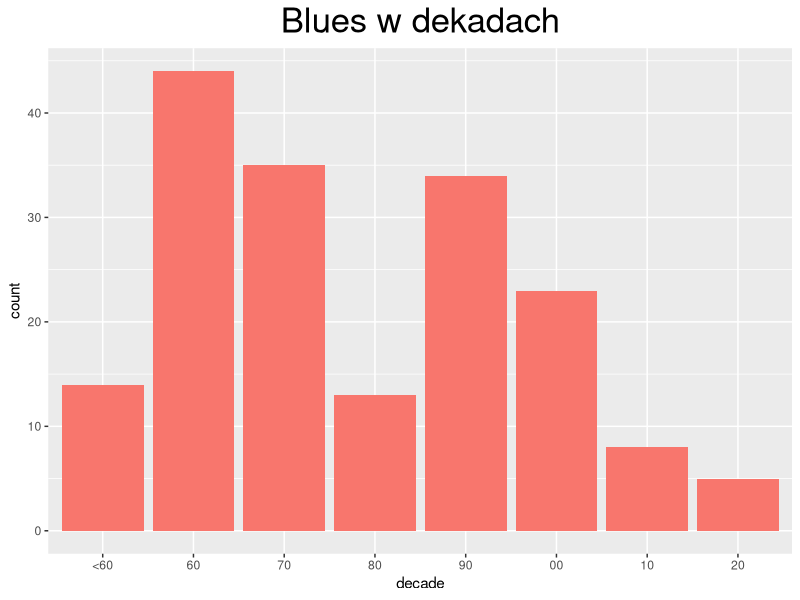
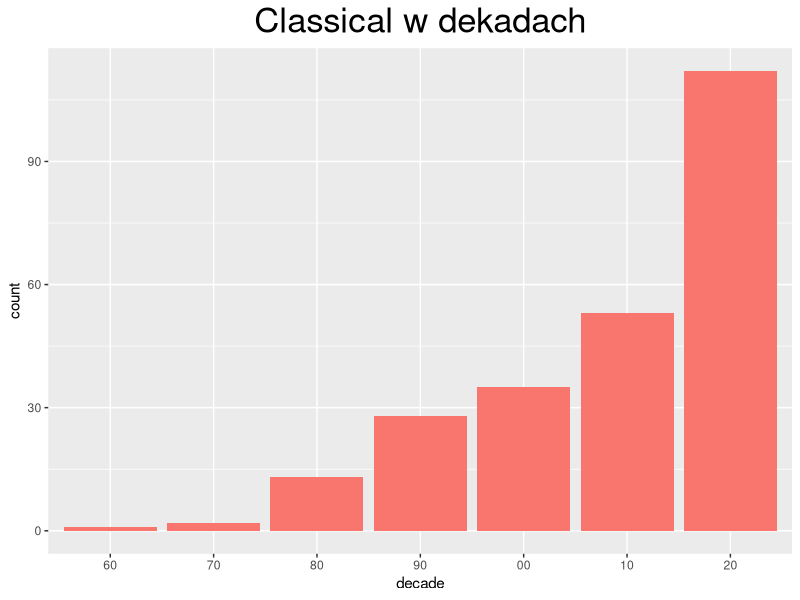
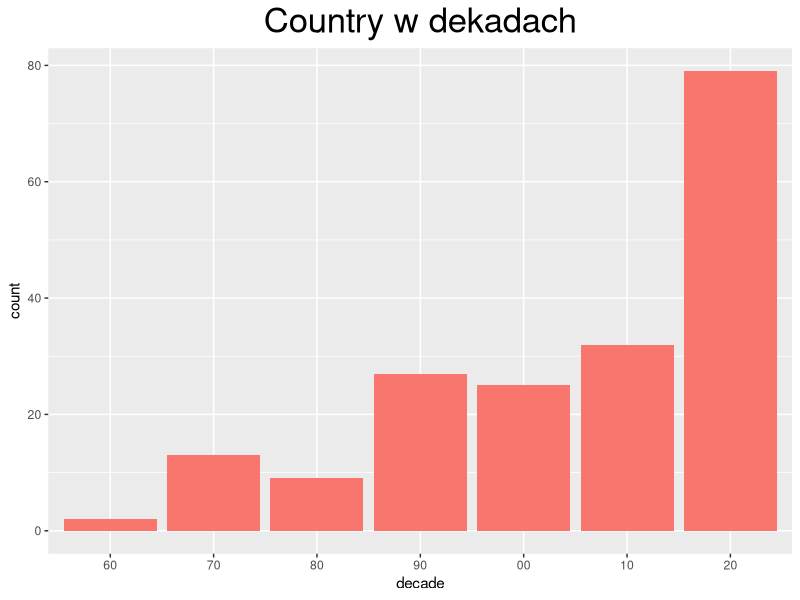
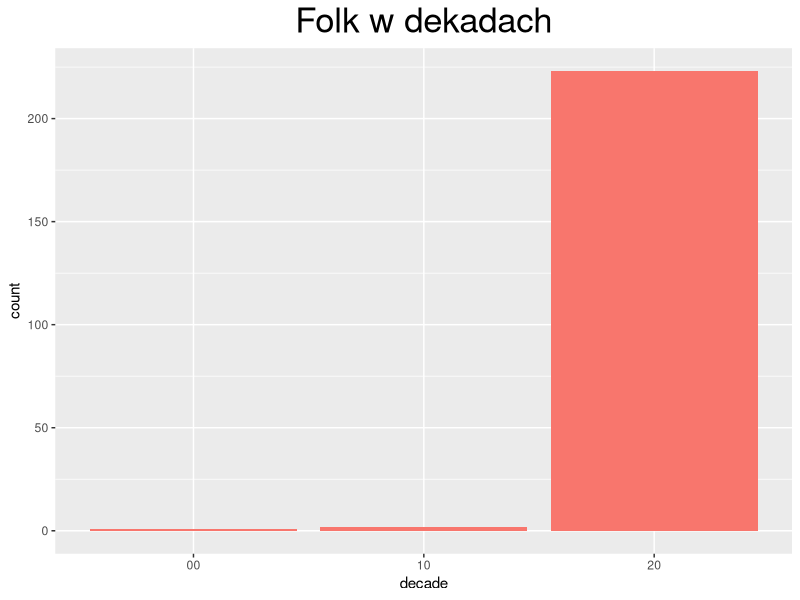
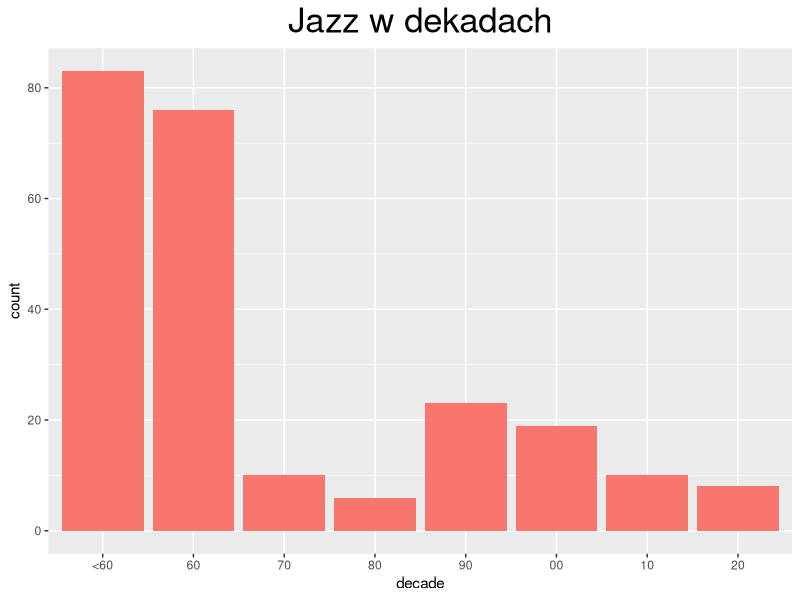
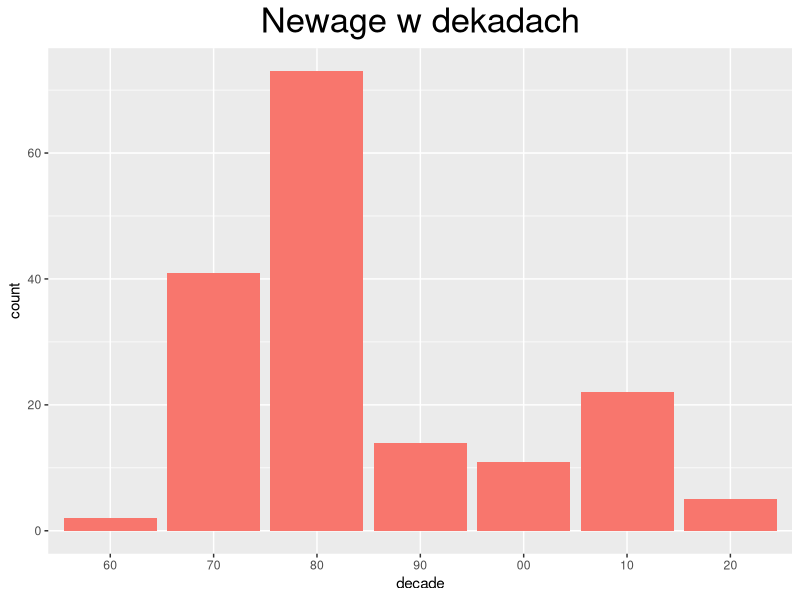
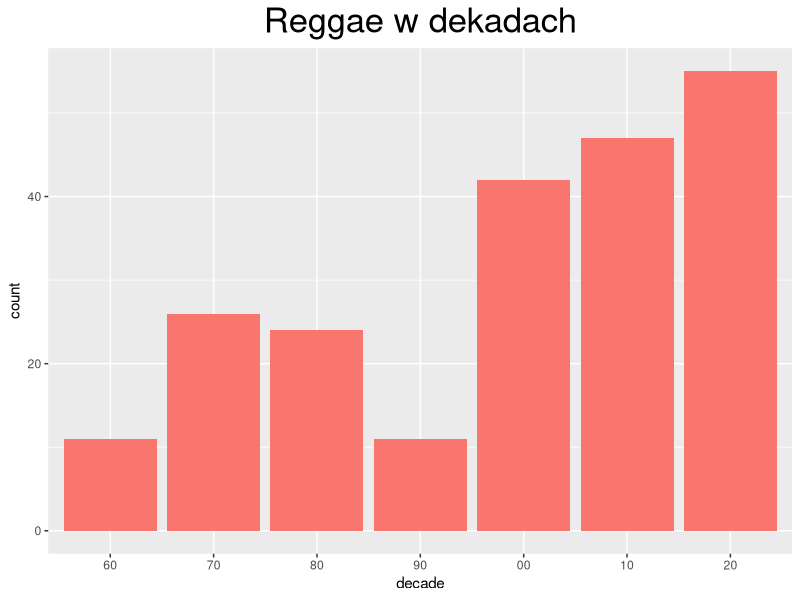
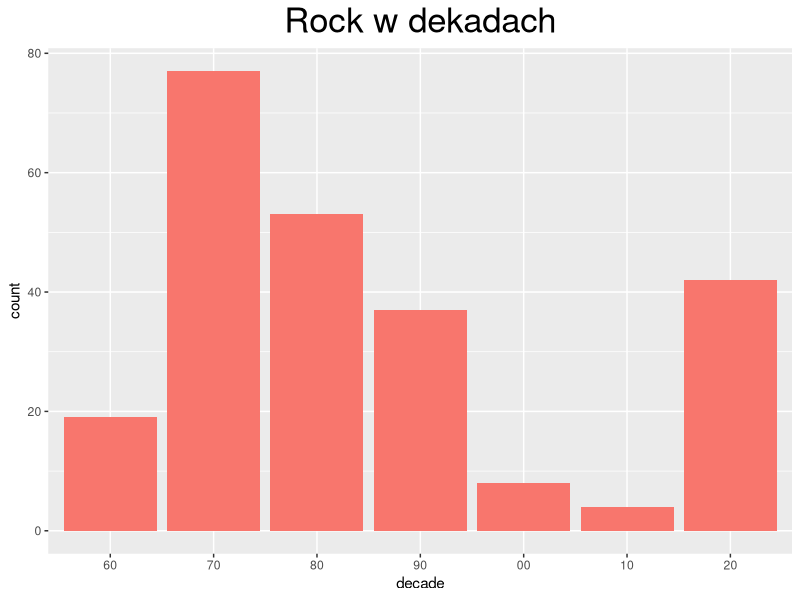

Source code (R) for these figures, in order:
## ---- chunk 1
library(tidyverse)
library(ggplot2)
## ---- chunk 2
file <- read.csv(file = "spotify-genres-classification.csv")
head(file)
## ---- chunk 3
df <- file %>% 
  select(-c("X", "playlist_id", "playlist_img", "playlist_owner_name", "playlist_owner_id", "track.id", "analysis_url", "added_at", "is_local", "primary_color", "added_by.href", "added_by.id", "added_by.type", "added_by.uri", "added_by.external_urls.spotify", "track.disc_number", "track.episode", "track.href", "track.is_local", "track.preview_url", "track.track", "track.track_number", "track.type", "track.uri", "track.album.album_type", "track.album.href", "track.album.id", "track.album.name", "track.album.total_tracks", "track.album.type", "track.album.uri", "track.album.external_urls.spotify", "track.external_ids.isrc", "track.external_urls.spotify", "video_thumbnail.url", "track.album.release_date_precision"))

colnames(df)
## ---- chunk 4
table(df$playlist_name)
## ---- chunk 5
df$genre <- "NA"

metal_playlists <- c("00s Metal Classics", "10s Metal Classics", "Metal Essentials")
newage_playlists <- c("1980s New Age Classics", "Early New Age", "New Age Classics")
rock_playlists <- c("All New Rock", "Rock Classics")
blues_playlists <- c("Blues Classics", "Blues Standards", "Classic Blues Guitar", "Electric Blues Classics")
classical_playlists <- c("Classical Essentials", "Classical New Releases")
country_playlists <- c("Country's Greatest Hits", "Country Top 50", "Hot Country")
folk_playlists <- c("Fresh Folk", "Roots Rising")
jazz_playlists <- c("Jazz Classics")
reggae_playlists <- c("One Love", "Reggae Classics", "Summer Sunshine Reggae")

df[df$playlist_name %in% metal_playlists,]$genre <- "metal" 
df[df$playlist_name %in% newage_playlists,]$genre <- "newage" 
df[df$playlist_name %in% rock_playlists,]$genre <- "rock" 
df[df$playlist_name %in% blues_playlists,]$genre <- "blues" 
df[df$playlist_name %in% classical_playlists,]$genre <- "classical" 
df[df$playlist_name %in% country_playlists,]$genre <- "country" 
df[df$playlist_name %in% folk_playlists,]$genre <- "folk" 
df[df$playlist_name %in% jazz_playlists,]$genre <- "jazz" 
df[df$playlist_name %in% reggae_playlists,]$genre <- "reggae" 

table(df$genre)
## ---- chunk 6
df <- df %>% 
  select(-playlist_name)
## ---- chunk 7
any(is.na(df))
## ---- chunk 8
str(df)
## ---- chunk 9
duplicated(df$track.name) %>% table()
df <- df %>% 
  distinct(track.name, .keep_all = TRUE)
duplicated(df$track.name) %>% table()
## ---- chunk 10
table(df$time_signature)
## ---- chunk 11
df[df$time_signature == 0,]$track.name
## ---- chunk 12
df[df$time_signature == 1, ]$track.name[33]
## ---- chunk 13
df$time_signature <- as.character(df$time_signature)
df$time_signature <- ifelse(df$time_signature %in% c("3", "4", "5"),
                            df$time_signature, 
                            "other")
table(df$time_signature)
## ---- chunk 14
df$track.album.release_date <- substr(df$track.album.release_date, 1, 4)
colnames(df)[17] <- "release_year"
df$release_year <- as.integer(df$release_year)
head(df$release_year)
table(df$release_year)
## ---- chunk 15
df$track.explicit <- ifelse(df$track.explicit == TRUE, 1, 0)
table(df$track.explicit)
## ---- chunk 16
table(df$key)
## ---- chunk 17
df$key <- factor(df$key, levels = 0:11, labels = 0:11)
df$mode <- factor(df$mode, levels = c(0, 1), labels = c(0, 1))
df$time_signature <- factor(df$time_signature, levels = c("3", "4", "5", "other"), labels = c("3/4", "4/4", "5/4", "other"))
df$track.explicit <- factor(df$track.explicit, levels = c(0, 1), labels = c(0, 1))
## ---- chunk 18
df <- df %>% 
  select(-key_mode)
## ---- chunk 19
df$key_name <- factor(df$key_name)
df$mode_name <- factor(df$mode_name)
df$genre <- factor(df$genre)
## ---- chunk 20
df$decade <- (df$release_year - df$release_year %% 10) %% 100
table(df$decade)
df[df$decade %in% c(30, 40, 50), ]$decade <- "<60"
df[df$decade == 0, ]$decade <- "00"
df$decade <- as.character(df$decade)
df$decade <- factor(df$decade, levels = c("<60", "60", "70", "80", "90", "00", "10", "20"))
str(df$decade)

df <- df %>% 
  select(-release_year)
## ---- chunk 21
df$track.duration_s <- df$track.duration_ms / 1000
df <- df %>% 
  select(-track.duration_ms)
## ---- chunk 22
genres <- as.character(unique(df$genre))
## ---- chunk 23
ggplot(df[df$genre == genres[1], ], aes(x = decade)) + geom_bar(fill = "#F8766D") + labs(title = str_to_sentence(paste0(genres[1], " w dekadach"))) + theme(plot.title = element_text(hjust = 0.5, size = 25))
## ---- chunk 24
ggplot(df[df$genre == genres[2], ], aes(x = decade)) + geom_bar(fill = "#F8766D") + labs(title = str_to_sentence(paste0(genres[2], " w dekadach"))) + theme(plot.title = element_text(hjust = 0.5, size = 25))
## ---- chunk 25
ggplot(df[df$genre == genres[3], ], aes(x = decade)) + geom_bar(fill = "#F8766D") + labs(title = str_to_sentence(paste0(genres[3], " w dekadach"))) + theme(plot.title = element_text(hjust = 0.5, size = 25))
## ---- chunk 26
ggplot(df[df$genre == genres[4], ], aes(x = decade)) + geom_bar(fill = "#F8766D") + labs(title = str_to_sentence(paste0(genres[4], " w dekadach"))) + theme(plot.title = element_text(hjust = 0.5, size = 25))
## ---- chunk 27
ggplot(df[df$genre == genres[5], ], aes(x = decade)) + geom_bar(fill = "#F8766D") + labs(title = str_to_sentence(paste0(genres[5], " w dekadach"))) + theme(plot.title = element_text(hjust = 0.5, size = 25))
## ---- chunk 28
ggplot(df[df$genre == genres[6], ], aes(x = decade)) + geom_bar(fill = "#F8766D") + labs(title = str_to_sentence(paste0(genres[6], " w dekadach"))) + theme(plot.title = element_text(hjust = 0.5, size = 25))
## ---- chunk 29
ggplot(df[df$genre == genres[7], ], aes(x = decade)) + geom_bar(fill = "#F8766D") + labs(title = str_to_sentence(paste0(genres[7], " w dekadach"))) + theme(plot.title = element_text(hjust = 0.5, size = 25))
## ---- chunk 30
ggplot(df[df$genre == genres[8], ], aes(x = decade)) + geom_bar(fill = "#F8766D") + labs(title = str_to_sentence(paste0(genres[8], " w dekadach"))) + theme(plot.title = element_text(hjust = 0.5, size = 25))
## ---- chunk 31
ggplot(df[df$genre == genres[9], ], aes(x = decade)) + geom_bar(fill = "#F8766D") + labs(title = str_to_sentence(paste0(genres[9], " w dekadach"))) + theme(plot.title = element_text(hjust = 0.5, size = 25))
## ---- chunk 32
df %>% 
  filter(track.explicit == 1) %>% 
  group_by(genre) %>% 
  summarise(sum_explicit = sum(as.numeric(track.explicit))) %>% 
  ggplot(aes(x = reorder(genre, -sum_explicit), y = sum_explicit)) + geom_bar(stat = "identity", fill = "#F8766D") + xlab("genre") + ylab("count")
## ---- chunk 33
ggplot(df, aes(y = track.duration_s/60, x = genre, fill = genre)) + geom_boxplot() + theme(legend.position = "") + ylab("Track length (minutes)")
## ---- chunk 34
ggplot(df, aes(y = track.popularity, x = genre, fill = genre)) + geom_boxplot()
## ---- chunk 35
df %>% 
  select(track.popularity, track.name) %>% 
  arrange(-track.popularity) %>% 
  head()
